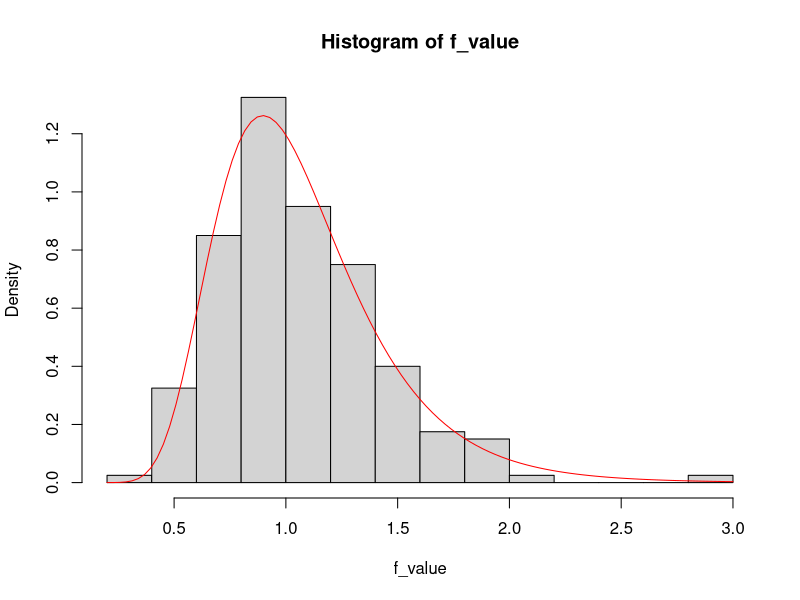
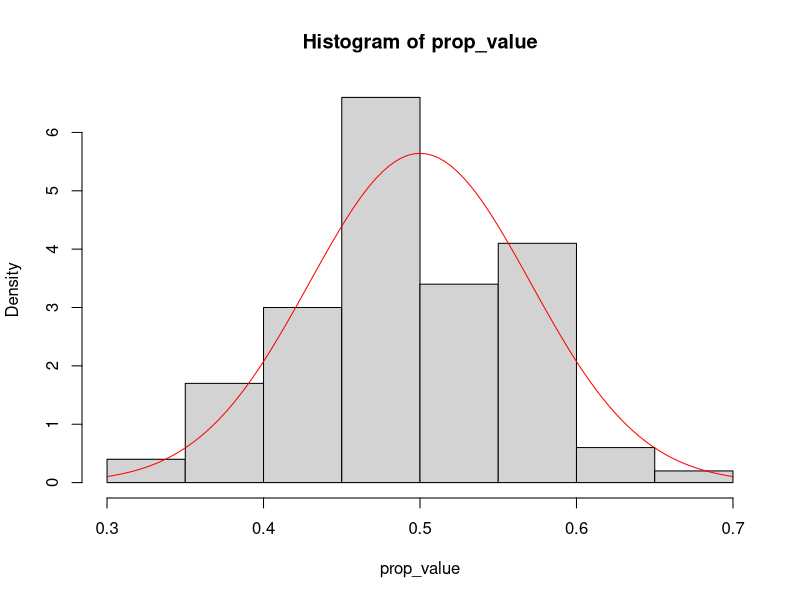

The R script that drew these images, in order:
# Zadania dla chętnych Lab 6
# Zadanie 1

x <- c()
y <- c()
iter <- 200
f_value <- c()

for (i in 1:iter) {
 x <- rnorm(50, 5, 2)
 y <- rnorm(30, 4, 1)
 f_value <- c(f_value, var(x) / var(y) * 1 / 4)
 # var(x) * sigmay^2 divided by var(y) * sigmax^2
 # you take sigmas from the normal distribution
}

png("./img/lab6_zad1.png")
hist(f_value, prob = T)
curve(df(x, 50 - 1, 30 - 1), add = T, col = "red")
dev.off()

# Zadanie 2

x <- c()
prop_value <- c()

for (i in 1:iter) {
 x <- rnorm(50, 5, 2)
 prop_value <- c(prop_value, length(x[x > 5]) / 50)
}

png("./img/lab6_zad2.png")
hist(prop_value, prob = T)
curve(dnorm(x, 0.5, sqrt(0.5 * 0.5 / 50)), add = T, col = "red")
dev.off()